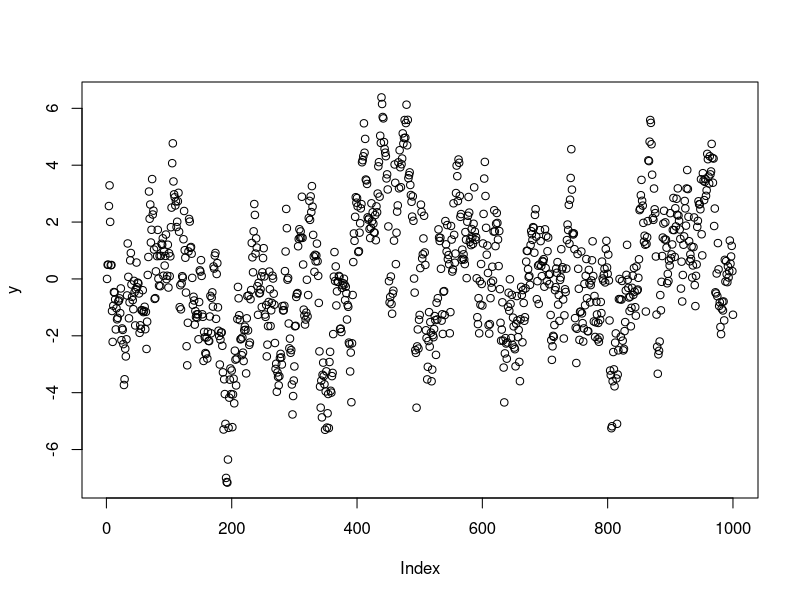

R code for this plot:
rho<-0.9
T<-1000
y<-rep(0,100)
for (j in 2:T){
  y[j]<-rho*y[j-1]+rnorm(1,0,1) 
}
# this is a AR(1) and 

#if rho=1: it's called non-stationary; it randomly go all over the place. Time series are non-stationary, the mean doesn't stay the same -> Yt has a unit root. How to test unit root? Dickey-Fuller Test

#if rho<1: it's called mean stationary, the mean doesn't change.; it generally stays around the mean, in this case mean=0. 

plot(y)
#above is called a "RANDOM WALK"
